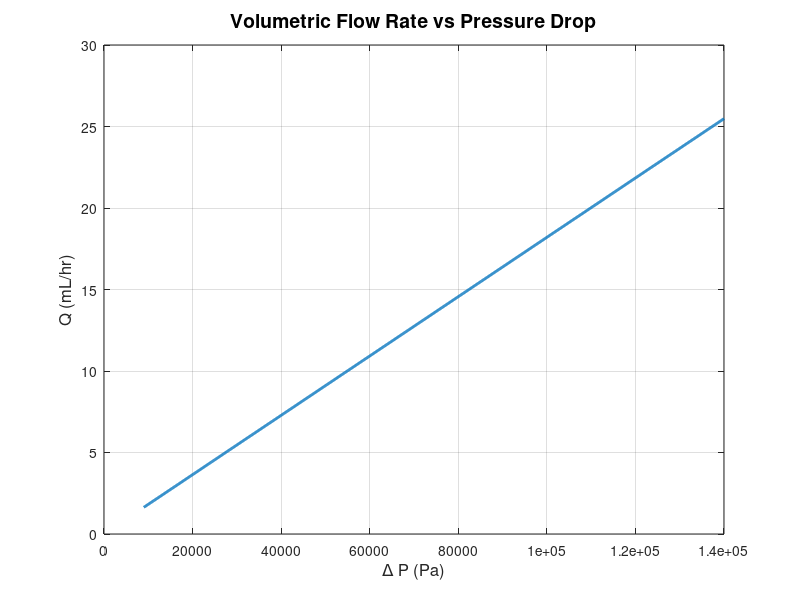

Reproduce this figure in MATLAB.
clear all;close all;clc;

% Define constants
h = 4e-5; % Height of the channel (in meters)
w = 12e-5;  % Width of the channel (in meters)
L = 0.01;  % Length of the channel (in meters)
mu = 0.001; % Dynamic viscosity (in Pascal-seconds)
deltaP = linspace(9000,140000, 1000); % Pressure drop (in Pascals), variable from 0 to 10 Pa

% Calculate Q for each deltaP
Q = zeros(size(deltaP)); % Initialize flow rate array
N = 60; % Number of terms in the series expansion

for i = 1:length(deltaP)
    sum_term = 0; % Initialize summation term
    for n = 1:2:2*N % Only odd values of n
        sum_term = sum_term + (1/n^5) * (192 * h / (pi^5 * w)) * tanh(n * pi * w / (2 * h));
    end
    Q(i) = (h^3 * w * deltaP(i)) / (12 * mu * L) * (1 - sum_term);
end

% Convert Q from cubic meters per second to milliliters per hour
Q_ml_per_hr = Q * 1e6 * 3600;

% Plot the results
figure;
plot(deltaP, Q_ml_per_hr, 'LineWidth', 2);
xlabel('\Delta P (Pa)', 'FontSize', 12);
ylabel('Q (mL/hr)', 'FontSize', 12);
title('Volumetric Flow Rate vs Pressure Drop', 'FontSize', 14);
grid on;